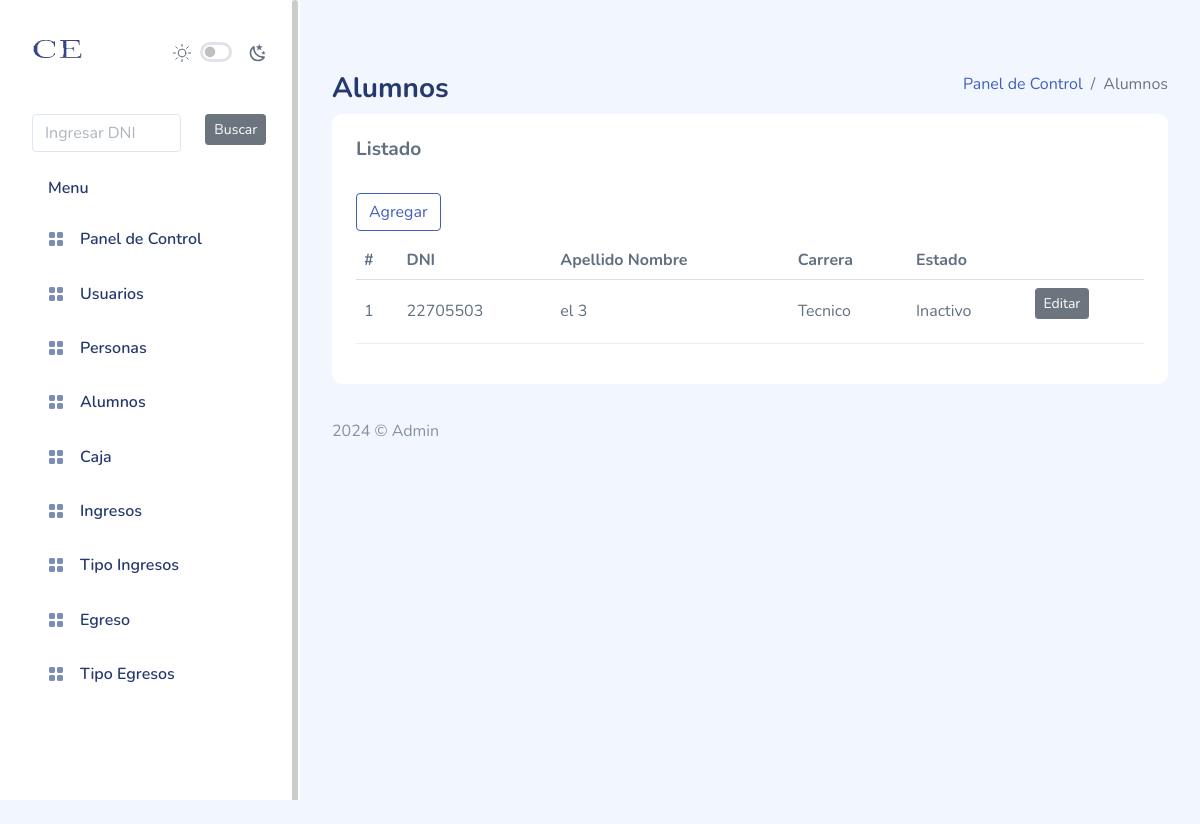
Screenshot of /alumno/index.php (signed in) with the database file from the repository.
### tables this page shows
CREATE TABLE `alumno` (
  `id` int NOT NULL AUTO_INCREMENT,
  `edad` int NOT NULL,
  `gruposanguineo` varchar(10) NOT NULL,
  `persona_id` int NOT NULL,
  `carrera_id` int DEFAULT NULL,
  `estado` varchar(80) DEFAULT NULL COMMENT 'Activo, Inactivo',
  `observacion` varchar(100) DEFAULT NULL,
  PRIMARY KEY (`id`),
  UNIQUE KEY `relapersona` (`persona_id`),
  CONSTRAINT `alumno_ibfk_1` FOREIGN KEY (`persona_id`) REFERENCES `persona` (`id`) ON DELETE CASCADE ON UPDATE CASCADE
);

CREATE TABLE `persona` (
  `id` int NOT NULL AUTO_INCREMENT,
  `apellidonombre` varchar(30) NOT NULL,
  `dni` int NOT NULL,
  `domicilio` varchar(50) NOT NULL,
  `cel1` varchar(11) NOT NULL,
  `cel2` varchar(11) NOT NULL,
  `mail` varchar(35) NOT NULL,
  PRIMARY KEY (`id`),
  UNIQUE KEY `apellidonombre` (`apellidonombre`) USING BTREE,
  UNIQUE KEY `dniunico` (`dni`)
);

CREATE TABLE `carrera` (
  `id` int NOT NULL AUTO_INCREMENT,
  `nombre` varchar(90) DEFAULT NULL,
  `costo` decimal(18,2) DEFAULT NULL,
  PRIMARY KEY (`id`)
);

### bd/conexion.php (called while the page is built, shortened)
<?php
class Conexion
{
	private static $objCon = null;
	public static function obtenerInstancia()
	{
		if (self::$objCon == null) {
			self::$objCon = mysqli_connect("localhost", "root", "", "bdce");
		}
		return self::$objCon;
	}
}

### alumno/alumno.php (called while the page is built, shortened)
<?php
include_once("../bd/conexion.php");
class Alumno
{
  public function lista()
  {
    $data = array();
    $consulta = "SELECT
    persona.`apellidonombre` AS apellidonombre,
    persona.`dni` AS dni,
    alumno.`edad` AS edad,
    alumno.`estado` AS estado,
    carrera.`nombre` AS carrera,
    alumno.`id` AS id
    FROM
        `alumno`
        INNER JOIN `carrera`
            ON (`alumno`.`carrera_id` = `carrera`.`id`)
        INNER JOIN `persona`
            ON (`alumno`.`persona_id` = `persona`.`id`);";
    $rs = mysqli_query(conexion::obtenerInstancia(), $consulta);
    if (mysqli_num_rows($rs) > 0) {
      while ($fila = mysqli_fetch_assoc($rs)) {
        $data[] = $fila;
      }
    }
    return $data;
  }
}

### alumno/index.php (the view, shortened to what this page needs)
<?php
include("../cabecera.php");
include("../menu.php");
include("alumno.php");
?>
<div id="main">
    <div class="page-heading">
        <div class="page-title">
            <div class="row">
                <div class="col-12 col-md-6 order-md-1 order-last">
                    <h3>Alumnos</h3>
                </div>
                <div class="col-12 col-md-6 order-md-2 order-first">
                    <nav aria-label="breadcrumb" class="breadcrumb-header float-start float-lg-end">
                        <ol class="breadcrumb">
                            <li class="breadcrumb-item"><a href="../panelcontrol/index.php">Panel de Control</a></li>
                            <li class="breadcrumb-item active" aria-current="page">Alumnos</li>
                        </ol>
                    </nav>
                </div>
            </div>
        </div>
        <section class="section">
            <div class="card">
                <div class="card-header">
                    <h4 class="card-title">Listado</h4>
                </div>
                <div class="card-body">
                    <div class="buttons">
                        <a href="nuevo.php" class="btn btn-outline-primary">Agregar</a>
                    </div>
                    <table class="table table-flush" id="datatable">
                        <thead class="thead-light">
                            <tr>
                                <th>#</th>
                                <th>DNI</th>
                                <th>Apellido Nombre</th>
                                <th>Carrera</th>
                                <th>Estado</th>
                                <th></th>
                            </tr>
                        </thead>
                        <tbody>
                            <?php
                            $objeto = new Alumno();
                            $usuarios = $objeto->lista();
                            foreach ($usuarios as $item) {
                            ?>
                                <tr>
                                    <td><?php echo $item['id']; ?></td>
                                    <td><?php echo $item['dni']; ?></td>
                                    <td><?php echo $item['apellidonombre']; ?></td>
                                    <td><?php echo $item['carrera']; ?></td>
                                    <td><?php echo $item['estado']; ?></td>
                                    <td>
                                        <form method="POST" role="form" action="editar.php">
                                            <button class="btn btn-sm btn-secondary d-inline-flex align-items-center">Editar</button>
                                        </form>
                                    </td>
                                </tr>
                            <?php
                            }
                            ?>
                        </tbody>
                    </table>
                </div>
            </div>
        </section>
        <?php
        include("../pie.php");
        ?>

### rows the page displays
alumno: id "1", persona.dni "22705503", persona.apellidonombre "el 3", carrera.nombre "Tecnico", estado "Inactivo"
